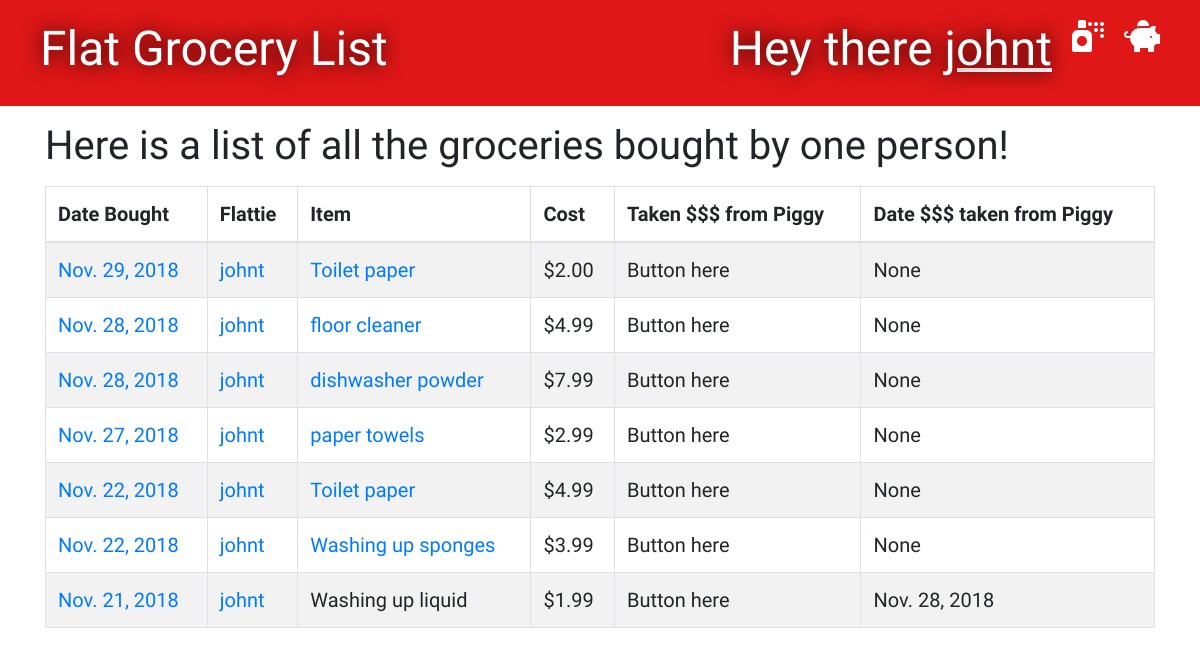
/groceries/purchaser/ (signed in), run on an earlier commit of the app's database.
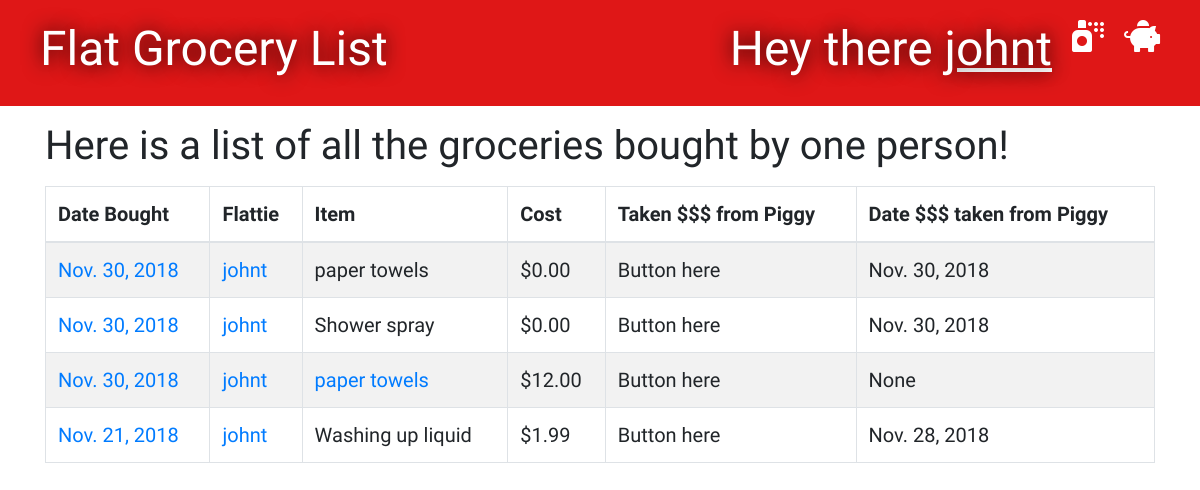
And on a later commit of the database.
### groceries/models.py (models this page shows, shortened)
class Grocery(models.Model):
    person = models.ForeignKey('auth.User', on_delete=models.CASCADE)
    item = models.CharField(max_length=100)
    cost = models.DecimalField(max_digits=8, decimal_places=2)
    bought_date = models.DateField(default=timezone.now)
    paid_date = models.DateField(blank=True, null=True)

### groceries/views.py (the view)
# urls.py: path('groceries/purchaser/', views.user_purchaser_list, name='user_purchaser_list'),
@ login_required
def user_purchaser_list(request):
    groceries = Grocery.objects.filter(person=request.user).order_by('-bought_date')
    stuff_for_front_end = {'groceries': groceries}
    return render(request, 'groceries/purchaser.html', stuff_for_front_end)

### groceries/templates/groceries/purchaser.html (shortened to what this page needs)
{% extends 'groceries/base.html' %}
{% block content %}
    <h1>Here is a list of all the groceries bought by one person!</h1>
    <table id="tablePreview" class="table table-striped table-hover table-bordered">
        <thead>
        <tr>
            <th>Date Bought</th>
            <th>Flattie</th>
            <th>Item</th>
            <th>Cost</th>
            <th>Taken $$$ from Piggy</th>
            <th>Date $$$ taken from Piggy</th>
        </tr>
        </thead>
        <tbody>
            {% for grocery in groceries %}
                <tr>
                    <td><a href="{% url 'bought_date_list' bought_date=grocery.bought_date %}">{{ grocery.bought_date }}</a></td>
                    <td><a href="{% url 'purchaser_list' person_id=grocery.person_id %}">{{ grocery.person }}</a></td>
                    {% if not grocery.paid_date %}
                        <td><a href="{% url 'edit_item' pk=grocery.pk %}">{{ grocery.item }}</a></td>
                    {% else %}
                        <td>{{ grocery.item }}</td>
                    {% endif %}
                    <td>${{ grocery.cost }}</td>
                    <td>Button here</td>
                    <td>{{ grocery.paid_date }}</td>
                </tr>
            {% endfor %}
        </tbody>
{% endblock %}

What changed in the data, as far as the page shows it:
removed Grocery: bought_date "Nov. 29, 2018", person "johnt", item "Toilet paper", cost "2.00", paid_date "None"
removed Grocery: bought_date "Nov. 28, 2018", person "johnt", item "floor cleaner", cost "4.99", paid_date "None"
removed Grocery: bought_date "Nov. 28, 2018", person "johnt", item "dishwasher powder", cost "7.99", paid_date "None"
removed Grocery: bought_date "Nov. 27, 2018", person "johnt", item "paper towels", cost "2.99", paid_date "None"
removed Grocery: bought_date "Nov. 22, 2018", person "johnt", item "Toilet paper", cost "4.99", paid_date "None"
removed Grocery: bought_date "Nov. 22, 2018", person "johnt", item "Washing up sponges", cost "3.99", paid_date "None"
added Grocery: bought_date "Nov. 30, 2018", person "johnt", item "paper towels", cost "0.00", paid_date "Nov. 30, 2018"
added Grocery: bought_date "Nov. 30, 2018", person "johnt", item "Shower spray", cost "0.00", paid_date "Nov. 30, 2018"
added Grocery: bought_date "Nov. 30, 2018", person "johnt", item "paper towels", cost "12.00", paid_date "None"
